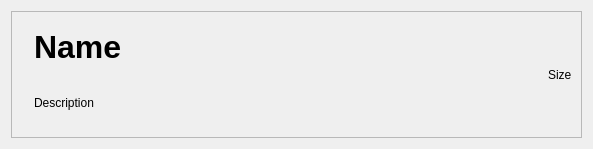
<?xml version="1.0" encoding="UTF-8"?>
<ui version="4.0">
 <class>MainWindowLine</class>
 <widget class="QWidget" name="MainWindowLine">
  <property name="geometry">
   <rect>
    <x>0</x>
    <y>0</y>
    <width>593</width>
    <height>149</height>
   </rect>
  </property>
  <property name="windowTitle">
   <string>Form</string>
  </property>
  <layout class="QVBoxLayout" name="verticalLayout">
   <item>
    <widget class="QFrame" name="frame">
     <property name="frameShape">
      <enum>QFrame::StyledPanel</enum>
     </property>
     <property name="frameShadow">
      <enum>QFrame::Raised</enum>
     </property>
     <property name="lineWidth">
      <number>2</number>
     </property>
     <layout class="QHBoxLayout" name="horizontalLayout">
      <item>
       <widget class="QLabel" name="img">
        <property name="text">
         <string/>
        </property>
        <property name="pixmap">
         <pixmap resource="icons.qrc">:/icons/missingicon64.png</pixmap>
        </property>
        <property name="scaledContents">
         <bool>true</bool>
        </property>
       </widget>
      </item>
      <item>
       <layout class="QVBoxLayout" name="verticalLayout_3">
        <item>
         <widget class="QLabel" name="name">
          <property name="font">
           <font>
            <pointsize>24</pointsize>
            <weight>75</weight>
            <bold>true</bold>
           </font>
          </property>
          <property name="text">
           <string>Name</string>
          </property>
         </widget>
        </item>
        <item>
         <widget class="QLabel" name="desc">
          <property name="text">
           <string>Description</string>
          </property>
         </widget>
        </item>
       </layout>
      </item>
      <item>
       <spacer name="horizontalSpacer">
        <property name="orientation">
         <enum>Qt::Horizontal</enum>
        </property>
        <property name="sizeHint" stdset="0">
         <size>
          <width>599</width>
          <height>20</height>
         </size>
        </property>
       </spacer>
      </item>
      <item>
       <widget class="QLabel" name="kbsize">
        <property name="text">
         <string>Size</string>
        </property>
       </widget>
      </item>
     </layout>
    </widget>
   </item>
  </layout>
 </widget>
 <resources>
  <include location="icons.qrc"/>
 </resources>
 <connections/>
</ui>
